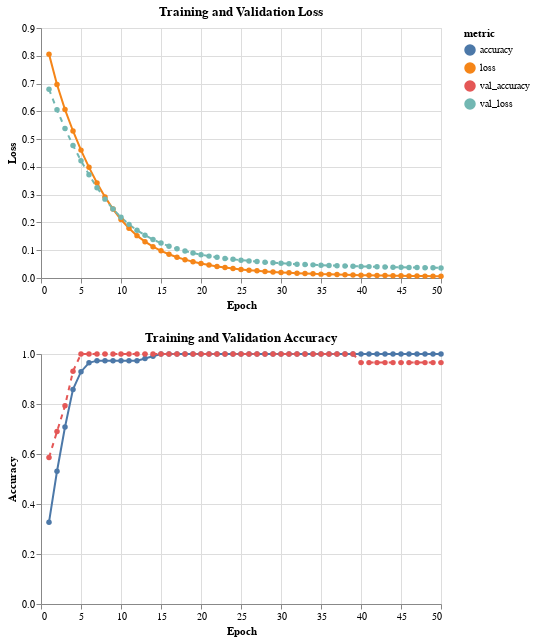

The notebook cell saved with this chart:
### Markdown cell above
## Part 7: Visualize Training History

Let's plot how the model learned over time.

### Code cell
# Extract training history
history_df = pd.DataFrame(history.history)
history_df['epoch'] = range(1, len(history_df) + 1)

print("=== Training History ===")
print(history_df.tail())

# Plot training curves
history_long = history_df.melt(
    id_vars='epoch',
    value_vars=['loss', 'val_loss', 'accuracy', 'val_accuracy'],
    var_name='metric',
    value_name='value'
)

# Separate loss and accuracy
loss_data = history_long[history_long['metric'].isin(['loss', 'val_loss'])]
acc_data = history_long[history_long['metric'].isin(['accuracy', 'val_accuracy'])]

# Loss plot
loss_chart = alt.Chart(loss_data).mark_line(point=True).encode(
    x=alt.X('epoch:Q', title='Epoch'),
    y=alt.Y('value:Q', title='Loss'),
    color='metric:N',
    strokeDash=alt.condition(alt.datum.metric == 'val_loss', alt.value([5, 5]), alt.value([0]))
).properties(
    width=400,
    height=250,
    title='Training and Validation Loss'
)

# Accuracy plot
acc_chart = alt.Chart(acc_data).mark_line(point=True).encode(
    x=alt.X('epoch:Q', title='Epoch'),
    y=alt.Y('value:Q', title='Accuracy', scale=alt.Scale(domain=[0, 1])),
    color='metric:N',
    strokeDash=alt.condition(alt.datum.metric == 'val_accuracy', alt.value([5, 5]), alt.value([0]))
).properties(
    width=400,
    height=250,
    title='Training and Validation Accuracy'
)

# Combine charts
alt.vconcat(loss_chart, acc_chart)

### Figure 1 — Vega-Lite specification as saved in the notebook (floating-point values rounded to 4 significant figures)
{"config": {"view": {"continuousWidth": 300, "continuousHeight": 300}}, "vconcat": [{"data": {"name": "data-44bbe4b2a66e156a625adad1170815e8"}, "mark": {"type": "line", "point": true}, "encoding": {"color": {"field": "metric", "type": "nominal"}, "strokeDash": {"condition": {"test": "(datum.metric === 'val_loss')", "value": [5, 5]}, "value": [0]}, "x": {"field": "epoch", "title": "Epoch", "type": "quantitative"}, "y": {"field": "value", "title": "Loss", "type": "quantitative"}}, "height": 250, "title": "Training and Validation Loss", "width": 400}, {"data": {"name": "data-6539b86ccb614c479c53289e2701eed8"}, "mark": {"type": "line", "point": true}, "encoding": {"color": {"field": "metric", "type": "nominal"}, "strokeDash": {"condition": {"test": "(datum.metric === 'val_accuracy')", "value": [5, 5]}, "value": [0]}, "x": {"field": "epoch", "title": "Epoch", "type": "quantitative"}, "y": {"field": "value", "scale": {"domain": [0, 1]}, "title": "Accuracy", "type": "quantitative"}}, "height": 250, "title": "Training and Validation Accuracy", "width": 400}], "$schema": "https://vega.github.io/schema/vega-lite/v6.1.0.json", "datasets": {"data-44bbe4b2a66e156a625adad1170815e8": [{"epoch": 1, "metric": "loss", "value": 0.8059}, {"epoch": 2, "metric": "loss", "value": 0.6964}, {"epoch": 3, "metric": "loss", "value": 0.6063}, {"epoch": 4, "metric": "loss", "value": 0.5292}, {"epoch": 5, "metric": "loss", "value": 0.4604}, {"epoch": 6, "metric": "loss", "value": 0.3984}, {"epoch": 7, "metric": "loss", "value": 0.3421}, {"epoch": 8, "metric": "loss", "value": 0.2919}, {"epoch": 9, "metric": "loss", "value": 0.2482}, {"epoch": 10, "metric": "loss", "value": 0.2106}, {"epoch": 11, "metric": "loss", "value": 0.1789}, {"epoch": 12, "metric": "loss", "value": 0.1525}, {"epoch": 13, "metric": "loss", "value": 0.1308}, {"epoch": 14, "metric": "loss", "value": 0.1128}, {"epoch": 15, "metric": "loss", "value": 0.09787}, {"epoch": 16, "metric": "loss", "value": 0.0854}, {"epoch": 17, "metric": "loss", "value": 0.07495}, {"epoch": 18, "metric": "loss", "value": 0.06609}, {"epoch": 19, "metric": "loss", "value": 0.0586}, {"epoch": 20, "metric": "loss", "value": 0.05216}, {"epoch": 21, "metric": "loss", "value": 0.0466}, {"epoch": 22, "metric": "loss", "value": 0.0418}, {"epoch": 23, "metric": "loss", "value": 0.03765}, {"epoch": 24, "metric": "loss", "value": 0.03405}, {"epoch": 25, "metric": "loss", "value": 0.0309}, {"epoch": 26, "metric": "loss", "value": 0.02813}, {"epoch": 27, "metric": "loss", "value": 0.0257}, {"epoch": 28, "metric": "loss", "value": 0.02356}, {"epoch": 29, "metric": "loss", "value": 0.02167}, {"epoch": 30, "metric": "loss", "value": 0.02}, {"epoch": 31, "metric": "loss", "value": 0.01851}, {"epoch": 32, "metric": "loss", "value": 0.01718}, {"epoch": 33, "metric": "loss", "value": 0.01599}, {"epoch": 34, "metric": "loss", "value": 0.01492}, {"epoch": 35, "metric": "loss", "value": 0.01395}, {"epoch": 36, "metric": "loss", "value": 0.01307}, {"epoch": 37, "metric": "loss", "value": 0.01228}, {"epoch": 38, "metric": "loss", "value": 0.01155}, {"epoch": 39, "metric": "loss", "value": 0.01088}, {"epoch": 40, "metric": "loss", "value": 0.01027}, {"epoch": 41, "metric": "loss", "value": 0.009701}, {"epoch": 42, "metric": "loss", "value": 0.009179}, {"epoch": 43, "metric": "loss", "value": 0.008697}, {"epoch": 44, "metric": "loss", "value": 0.008252}, {"epoch": 45, "metric": "loss", "value": 0.007841}, {"epoch": 46, "metric": "loss", "value": 0.007458}, {"epoch": 47, "metric": "loss", "value": 0.007103}, {"epoch": 48, "metric": "loss", "value": 0.006771}, {"epoch": 49, "metric": "loss", "value": 0.00646}, {"epoch": 50, "metric": "loss", "value": 0.006169}, {"epoch": 1, "metric": "val_loss", "value": 0.6793}, {"epoch": 2, "metric": "val_loss", "value": 0.6058}, {"epoch": 3, "metric": "val_loss", "value": 0.5379}, {"epoch": 4, "metric": "val_loss", "value": 0.4772}, {"epoch": 5, "metric": "val_loss", "value": 0.4223}, {"epoch": 6, "metric": "val_loss", "value": 0.3718}, {"epoch": 7, "metric": "val_loss", "value": 0.3253}, {"epoch": 8, "metric": "val_loss", "value": 0.2839}, {"epoch": 9, "metric": "val_loss", "value": 0.2484}, {"epoch": 10, "metric": "val_loss", "value": 0.2184}, {"epoch": 11, "metric": "val_loss", "value": 0.1931}, {"epoch": 12, "metric": "val_loss", "value": 0.1719}, {"epoch": 13, "metric": "val_loss", "value": 0.1539}, {"epoch": 14, "metric": "val_loss", "value": 0.1387}, {"epoch": 15, "metric": "val_loss", "value": 0.1256}, {"epoch": 16, "metric": "val_loss", "value": 0.1146}, {"epoch": 17, "metric": "val_loss", "value": 0.1051}, {"epoch": 18, "metric": "val_loss", "value": 0.09701}, {"epoch": 19, "metric": "val_loss", "value": 0.09002}, {"epoch": 20, "metric": "val_loss", "value": 0.08396}, {"epoch": 21, "metric": "val_loss", "value": 0.07879}, {"epoch": 22, "metric": "val_loss", "value": 0.07436}, {"epoch": 23, "metric": "val_loss", "value": 0.07051}, {"epoch": 24, "metric": "val_loss", "value": 0.06716}, {"epoch": 25, "metric": "val_loss", "value": 0.06422}, {"epoch": 26, "metric": "val_loss", "value": 0.06157}, {"epoch": 27, "metric": "val_loss", "value": 0.05915}, {"epoch": 28, "metric": "val_loss", "value": 0.05695}, {"epoch": 29, "metric": "val_loss", "value": 0.05494}, {"epoch": 30, "metric": "val_loss", "value": 0.0531}, {"epoch": 31, "metric": "val_loss", "value": 0.05143}, {"epoch": 32, "metric": "val_loss", "value": 0.0499}, {"epoch": 33, "metric": "val_loss", "value": 0.04852}, {"epoch": 34, "metric": "val_loss", "value": 0.04728}, {"epoch": 35, "metric": "val_loss", "value": 0.04615}, {"epoch": 36, "metric": "val_loss", "value": 0.04512}, {"epoch": 37, "metric": "val_loss", "value": 0.04417}, {"epoch": 38, "metric": "val_loss", "value": 0.04328}, {"epoch": 39, "metric": "val_loss", "value": 0.04247}, {"epoch": 40, "metric": "val_loss", "value": 0.0417}, {"epoch": 41, "metric": "val_loss", "value": 0.04098}, {"epoch": 42, "metric": "val_loss", "value": 0.0403}, {"epoch": 43, "metric": "val_loss", "value": 0.03966}, {"epoch": 44, "metric": "val_loss", "value": 0.03907}, {"epoch": 45, "metric": "val_loss", "value": 0.03853}, {"epoch": 46, "metric": "val_loss", "value": 0.03805}, {"epoch": 47, "metric": "val_loss", "value": 0.03758}, {"epoch": 48, "metric": "val_loss", "value": 0.03713}, {"epoch": 49, "metric": "val_loss", "value": 0.03671}, {"epoch": 50, "metric": "val_loss", "value": 0.03632}], "data-6539b86ccb614c479c53289e2701eed8": [{"epoch": 1, "metric": "accuracy", "value": 0.3274}, {"epoch": 2, "metric": "accuracy", "value": 0.531}, {"epoch": 3, "metric": "accuracy", "value": 0.708}, {"epoch": 4, "metric": "accuracy", "value": 0.8584}, {"epoch": 5, "metric": "accuracy", "value": 0.9292}, {"epoch": 6, "metric": "accuracy", "value": 0.9646}, {"epoch": 7, "metric": "accuracy", "value": 0.9735}, {"epoch": 8, "metric": "accuracy", "value": 0.9735}, {"epoch": 9, "metric": "accuracy", "value": 0.9735}, {"epoch": 10, "metric": "accuracy", "value": 0.9735}, {"epoch": 11, "metric": "accuracy", "value": 0.9735}, {"epoch": 12, "metric": "accuracy", "value": 0.9735}, {"epoch": 13, "metric": "accuracy", "value": 0.9823}, {"epoch": 14, "metric": "accuracy", "value": 0.9912}, {"epoch": 15, "metric": "accuracy", "value": 1.0}, {"epoch": 16, "metric": "accuracy", "value": 1.0}, {"epoch": 17, "metric": "accuracy", "value": 1.0}, {"epoch": 18, "metric": "accuracy", "value": 1.0}, {"epoch": 19, "metric": "accuracy", "value": 1.0}, {"epoch": 20, "metric": "accuracy", "value": 1.0}, {"epoch": 21, "metric": "accuracy", "value": 1.0}, {"epoch": 22, "metric": "accuracy", "value": 1.0}, {"epoch": 23, "metric": "accuracy", "value": 1.0}, {"epoch": 24, "metric": "accuracy", "value": 1.0}, {"epoch": 25, "metric": "accuracy", "value": 1.0}, {"epoch": 26, "metric": "accuracy", "value": 1.0}, {"epoch": 27, "metric": "accuracy", "value": 1.0}, {"epoch": 28, "metric": "accuracy", "value": 1.0}, {"epoch": 29, "metric": "accuracy", "value": 1.0}, {"epoch": 30, "metric": "accuracy", "value": 1.0}, {"epoch": 31, "metric": "accuracy", "value": 1.0}, {"epoch": 32, "metric": "accuracy", "value": 1.0}, {"epoch": 33, "metric": "accuracy", "value": 1.0}, {"epoch": 34, "metric": "accuracy", "value": 1.0}, {"epoch": 35, "metric": "accuracy", "value": 1.0}, {"epoch": 36, "metric": "accuracy", "value": 1.0}, {"epoch": 37, "metric": "accuracy", "value": 1.0}, {"epoch": 38, "metric": "accuracy", "value": 1.0}, {"epoch": 39, "metric": "accuracy", "value": 1.0}, {"epoch": 40, "metric": "accuracy", "value": 1.0}, {"epoch": 41, "metric": "accuracy", "value": 1.0}, {"epoch": 42, "metric": "accuracy", "value": 1.0}, {"epoch": 43, "metric": "accuracy", "value": 1.0}, {"epoch": 44, "metric": "accuracy", "value": 1.0}, {"epoch": 45, "metric": "accuracy", "value": 1.0}, {"epoch": 46, "metric": "accuracy", "value": 1.0}, {"epoch": 47, "metric": "accuracy", "value": 1.0}, {"epoch": 48, "metric": "accuracy", "value": 1.0}, {"epoch": 49, "metric": "accuracy", "value": 1.0}, {"epoch": 50, "metric": "accuracy", "value": 1.0}, {"epoch": 1, "metric": "val_accuracy", "value": 0.5862}, {"epoch": 2, "metric": "val_accuracy", "value": 0.6897}, {"epoch": 3, "metric": "val_accuracy", "value": 0.7931}, {"epoch": 4, "metric": "val_accuracy", "value": 0.931}, {"epoch": 5, "metric": "val_accuracy", "value": 1.0}, {"epoch": 6, "metric": "val_accuracy", "value": 1.0}, {"epoch": 7, "metric": "val_accuracy", "value": 1.0}, {"epoch": 8, "metric": "val_accuracy", "value": 1.0}, {"epoch": 9, "metric": "val_accuracy", "value": 1.0}, {"epoch": 10, "metric": "val_accuracy", "value": 1.0}, {"epoch": 11, "metric": "val_accuracy", "value": 1.0}, {"epoch": 12, "metric": "val_accuracy", "value": 1.0}, {"epoch": 13, "metric": "val_accuracy", "value": 1.0}, {"epoch": 14, "metric": "val_accuracy", "value": 1.0}, {"epoch": 15, "metric": "val_accuracy", "value": 1.0}, {"epoch": 16, "metric": "val_accuracy", "value": 1.0}, {"epoch": 17, "metric": "val_accuracy", "value": 1.0}, {"epoch": 18, "metric": "val_accuracy", "value": 1.0}, {"epoch": 19, "metric": "val_accuracy", "value": 1.0}, {"epoch": 20, "metric": "val_accuracy", "value": 1.0}, {"epoch": 21, "metric": "val_accuracy", "value": 1.0}, {"epoch": 22, "metric": "val_accuracy", "value": 1.0}, {"epoch": 23, "metric": "val_accuracy", "value": 1.0}, {"epoch": 24, "metric": "val_accuracy", "value": 1.0}, {"epoch": 25, "metric": "val_accuracy", "value": 1.0}, {"epoch": 26, "metric": "val_accuracy", "value": 1.0}, {"epoch": 27, "metric": "val_accuracy", "value": 1.0}, {"epoch": 28, "metric": "val_accuracy", "value": 1.0}, {"epoch": 29, "metric": "val_accuracy", "value": 1.0}, {"epoch": 30, "metric": "val_accuracy", "value": 1.0}, {"epoch": 31, "metric": "val_accuracy", "value": 1.0}, {"epoch": 32, "metric": "val_accuracy", "value": 1.0}, {"epoch": 33, "metric": "val_accuracy", "value": 1.0}, {"epoch": 34, "metric": "val_accuracy", "value": 1.0}, {"epoch": 35, "metric": "val_accuracy", "value": 1.0}, {"epoch": 36, "metric": "val_accuracy", "value": 1.0}, {"epoch": 37, "metric": "val_accuracy", "value": 1.0}, {"epoch": 38, "metric": "val_accuracy", "value": 1.0}, {"epoch": 39, "metric": "val_accuracy", "value": 1.0}, {"epoch": 40, "metric": "val_accuracy", "value": 0.9655}, {"epoch": 41, "metric": "val_accuracy", "value": 0.9655}, {"epoch": 42, "metric": "val_accuracy", "value": 0.9655}, {"epoch": 43, "metric": "val_accuracy", "value": 0.9655}, {"epoch": 44, "metric": "val_accuracy", "value": 0.9655}, {"epoch": 45, "metric": "val_accuracy", "value": 0.9655}, {"epoch": 46, "metric": "val_accuracy", "value": 0.9655}, {"epoch": 47, "metric": "val_accuracy", "value": 0.9655}, {"epoch": 48, "metric": "val_accuracy", "value": 0.9655}, {"epoch": 49, "metric": "val_accuracy", "value": 0.9655}, {"epoch": 50, "metric": "val_accuracy", "value": 0.9655}]}}
